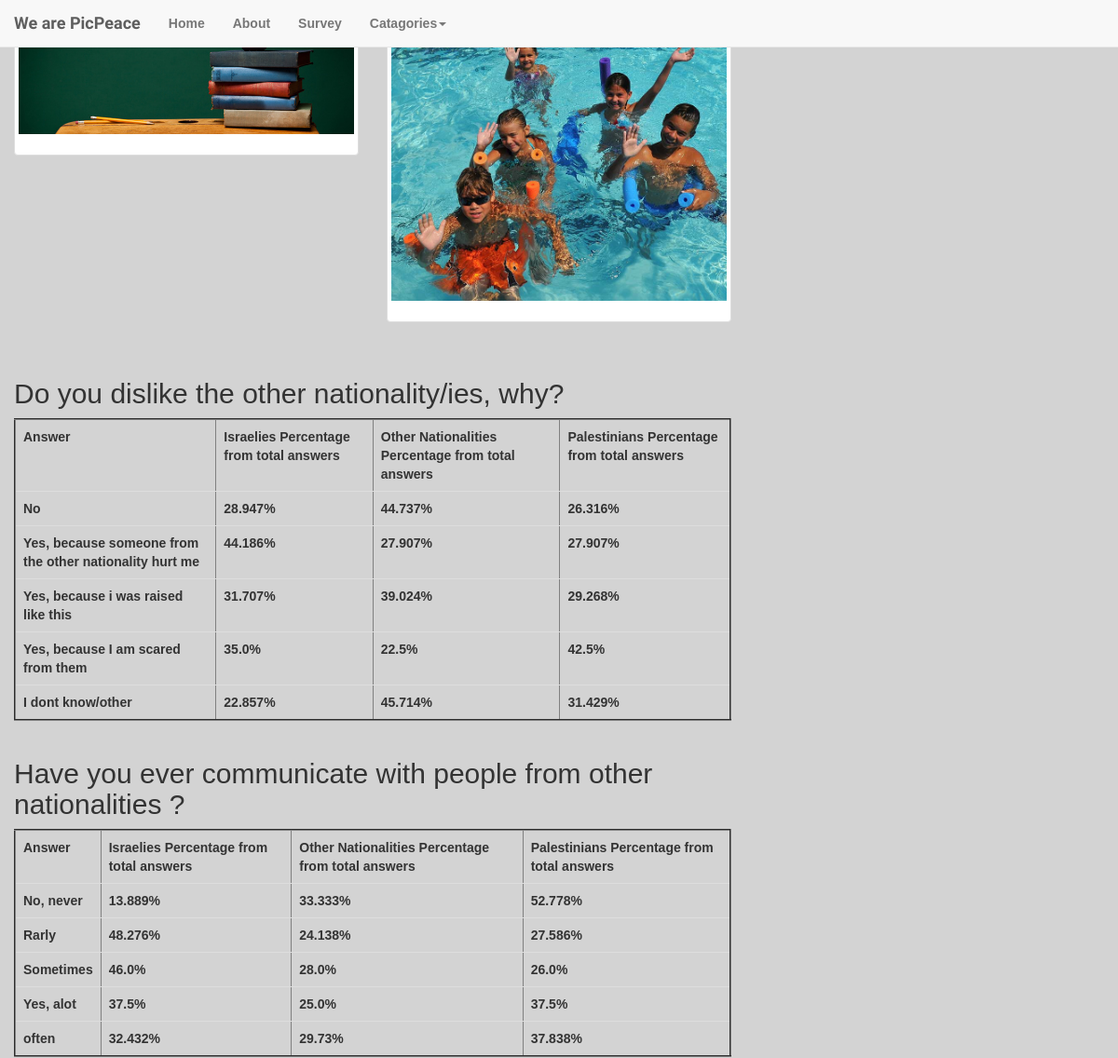
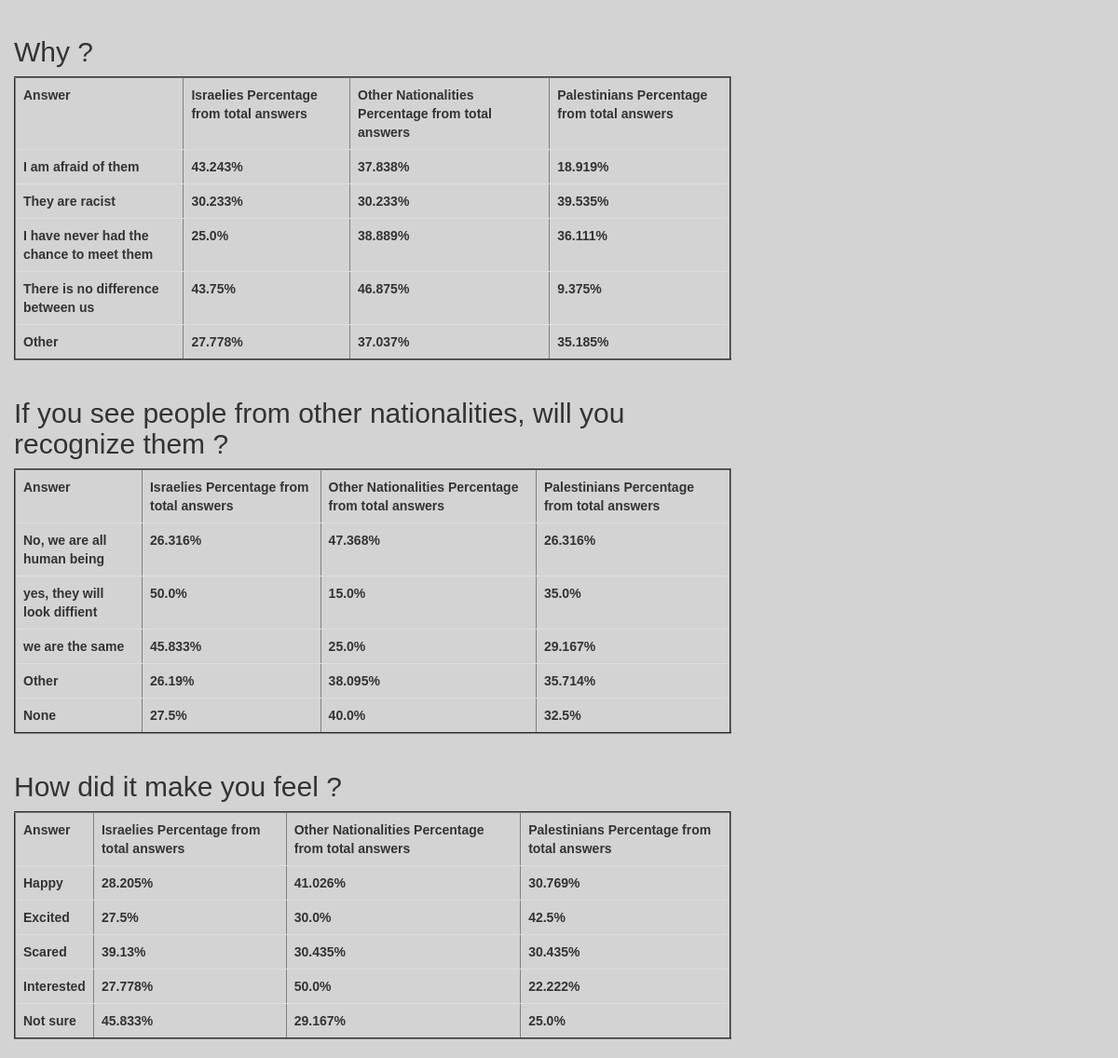
Screenshot of /statistics/9/ with the database file from the repository (2 pictures, top to bottom).
### database_setup.py (models this page shows)
class Picture(Base):
    __tablename__ = 'picture'
    id = Column(Integer, primary_key=True)
    path = Column(String)
    category = Column(String)
    cover = Column(Boolean)
    discription=Column(String)

class Question(Base):
    __tablename__ = 'question'
    id = Column(Integer, primary_key=True)
    text = Column(String(15))
    a1 = Column(String(30))
    a2 = Column(String(60))
    a3 = Column(String(30))
    a4 = Column(String(30))
    a5 = Column(String(30))

### web_app.py (the view)
@app.route('/statistics/<int:pair_id>/')
def answer_statistics(pair_id):
    questions=session.query(Question).all()
    statistics = {}
    for q in questions:
        question_id = q.id
        '''print
        print (question_id)
        print (pair_id)
        print'''
        answers = session.query(Answer).filter_by(pair_id=pair_id, question_id=question_id).all()
        num_answers = float(len(answers))
        histogram = {'a1': 0, 'a2': 0, 'a3': 0, 'a4': 0, 'a5': 0}
        totals={'a1': 0, 'a2': 0, 'a3': 0, 'a4': 0, 'a5': 0}
        n_dic={'Israeli':{'a1': 0, 'a2': 0, 'a3': 0, 'a4': 0, 'a5': 0}, 'Palestinian':{'a1': 0, 'a2': 0, 'a3': 0, 'a4': 0, 'a5': 0}, 'Other':{'a1': 0, 'a2': 0, 'a3': 0, 'a4': 0, 'a5': 0}}
        for answer in answers:
                if answer.selected.isdigit():
                    n_dic[answer.nationality]['a'+answer.selected] += 1
                    totals['a'+answer.selected]+=1
        for nationality in n_dic.keys():
            for answer in n_dic[nationality]:
                if totals[answer]!=0:
                    n_dic[nationality][answer]*=100.0/totals[answer]
                    n_dic[nationality][answer]=round(n_dic[nationality][answer]*1000)/1000.0
        statistics[q.id] = n_dic
        print n_dic
    pair=session.query(Pair).filter_by(id=pair_id).first()
    pic1=session.query(Picture).filter_by(id=pair.pic1_id).first()
    pic2=session.query(Picture).filter_by(id=pair.pic2_id).first()
    return render_template('statistics.html', q=q, pic1=pic1, pic2=pic2, questions=questions, stats=statistics)

### templates/statistics.html (shortened to what this page needs)
<!DOCTYPE html>
<html>
<head>
	<link rel="stylesheet" href="http://maxcdn.bootstrapcdn.com/bootstrap/3.3.6/css/bootstrap.min.css">
	<link rel="stylesheet" type="text/css" href="{{ url_for('static', filename='styles.css') }}">
</head>
<body>
 <nav class="navbar navbar-default navbar-fixed-top">
        <div class="container-fluid">
          <div class="navbar-header">
            <a class="navbar-brand" href="#">We are PicPeace</a>
          </div>
          <div id="navbar" class="navbar-collapse collapse">
            <ul class="nav navbar-nav">
              <li><a href="{{ url_for('main_page') }}">Home</a></li>
              <li><a href="{{ url_for('aboutus') }}">About</a></li>
              <li><a href="{{ url_for('survey') }}">Survey</a></li>
              <li class="dropdown">
                <a href="#" class="dropdown-toggle" data-toggle="dropdown" role="button" aria-haspopup="true" aria-expanded="false">Catagories<span class="caret"></span></a>
              </li>
            </ul>
          </div>
        </div>
      </nav>
	<div class="container-fluid">
		<div class="row">
  <div class="col-sm-6 col-md-4">
    <div class="thumbnail">
      <img src="{{url_for ('static' , filename=pic1.path)}}">
      <div class="caption">
      </div>
    </div>
  </div>
  <div class="col-sm-6 col-md-4">
    <div class="thumbnail">
      <img src="{{url_for ('static' , filename=pic2.path)}}">
      <div class="caption">
      </div>
    </div>
  </div>
  </div>
  <br/>
  {% for q in questions%}
<div class="row">
<div class="col-md-8">
<h2>{{q.text}}</h2>
<table class="table table-hover" border="2">
    <tr>
      <th>Answer</th>
      <th>Israelies Percentage from total answers</th>
      <th>Other Nationalities Percentage from total answers</th>
      <th>Palestinians Percentage from total answers</th>
    </tr>
    <tr>
      <td> {{q.a1}}</td>
      {%for n in stats[q.id]%}
      <td>{{stats[q.id][n]['a1']}}%</td>
      {%endfor%}
    </tr>
    <tr>
      <td> {{q.a2}}</td>
      {%for n in stats[q.id]%}
      <td>{{stats[q.id][n]['a2']}}%</td>
      {%endfor%}
    </tr>
    <tr>
      <td> {{q.a3}}</td>
      {%for n in stats[q.id]%}
      <td>{{stats[q.id][n]['a3']}}%</td>
      {%endfor%}
    </tr>
    <tr>
      <td> {{q.a4}}</td>
      {%for n in stats[q.id]%}
      <td>{{stats[q.id][n]['a4']}}%</td>
      {%endfor%}
    </tr>
    <tr>
      <td> {{q.a5}}</td>
      {%for n in stats[q.id]%}
      <td>{{stats[q.id][n]['a5']}}%</td>
      {%endfor%}
    </tr>
  </table>
</div></div>
  {%endfor%}
	</div>
</body>
</html>

### static/styles.css (style rules this page uses)
body, html { font-family: 'Ubuntu', sans-serif; font-weight: bold; background: url("http://www.pixeden.com/media/k2/galleries/165/001-subtle-light-pattern-background-texture-vol5.jpg") no-repeat fixed center; background-size:cover; height: 100%; background-repeat: no-repeat; background-color: #d3d3d3; padding-top: 0px; }
.navbar-brand { font-family: 'Shadows Into Light Two', cursive; }

### rows the page displays
Picture: path (picture)
Picture: path (picture)
Question: text "Do you dislike the other nationality/ies, why?", a1 "No", stats "28.947" "44.737" "26.316", a2 "Yes, because someone from the other nationality hurt me", stats "44.186" "27.907" "27.907", a3 "Yes, because i was raised like this", stats "31.707" "39.024" "29.268", a4 "Yes, because I am scared from them", stats "35.0" "22.5" "42.5", a5 "I dont know/other", stats "22.857" "45.714" "31.429"
Question: text "Have you ever communicate with people from other nationalities ?", a1 "No, never", stats "13.889" "33.333" "52.778", a2 "Rarly", stats "48.276" "24.138" "27.586", a3 "Sometimes", stats "46.0" "28.0" "26.0", a4 "Yes, alot", stats "37.5" "25.0" "37.5", a5 "often", stats "32.432" "29.73" "37.838"
Question: text "Why ?", a1 "I am afraid of them", stats "43.243" "37.838" "18.919", a2 "They are racist", stats "30.233" "30.233" "39.535", a3 "I have never had the chance to meet them", stats "25.0" "38.889" "36.111", a4 "There is no difference between us", stats "43.75" "46.875" "9.375", a5 "Other", stats "27.778" "37.037" "35.185"
Question: text "If you see people from other nationalities, will you recognize them ?", a1 "No, we are all human being", stats "26.316" "47.368" "26.316", a2 "yes, they will look diffient", stats "50.0" "15.0" "35.0", a3 "we are the same", stats "45.833" "25.0" "29.167", a4 "Other", stats "26.19" "38.095" "35.714", a5 "None", stats "27.5" "40.0" "32.5"
Question: text "How did it make you feel ?", a1 "Happy", id "28.205" "41.026" "30.769", a2 "Excited", id "27.5" "30.0" "42.5", a3 "Scared", stats "39.13" "30.435" "30.435", a4 "Interested", stats "27.778" "50.0" "22.222", a5 "Not sure", stats "45.833" "29.167" "25.0"
